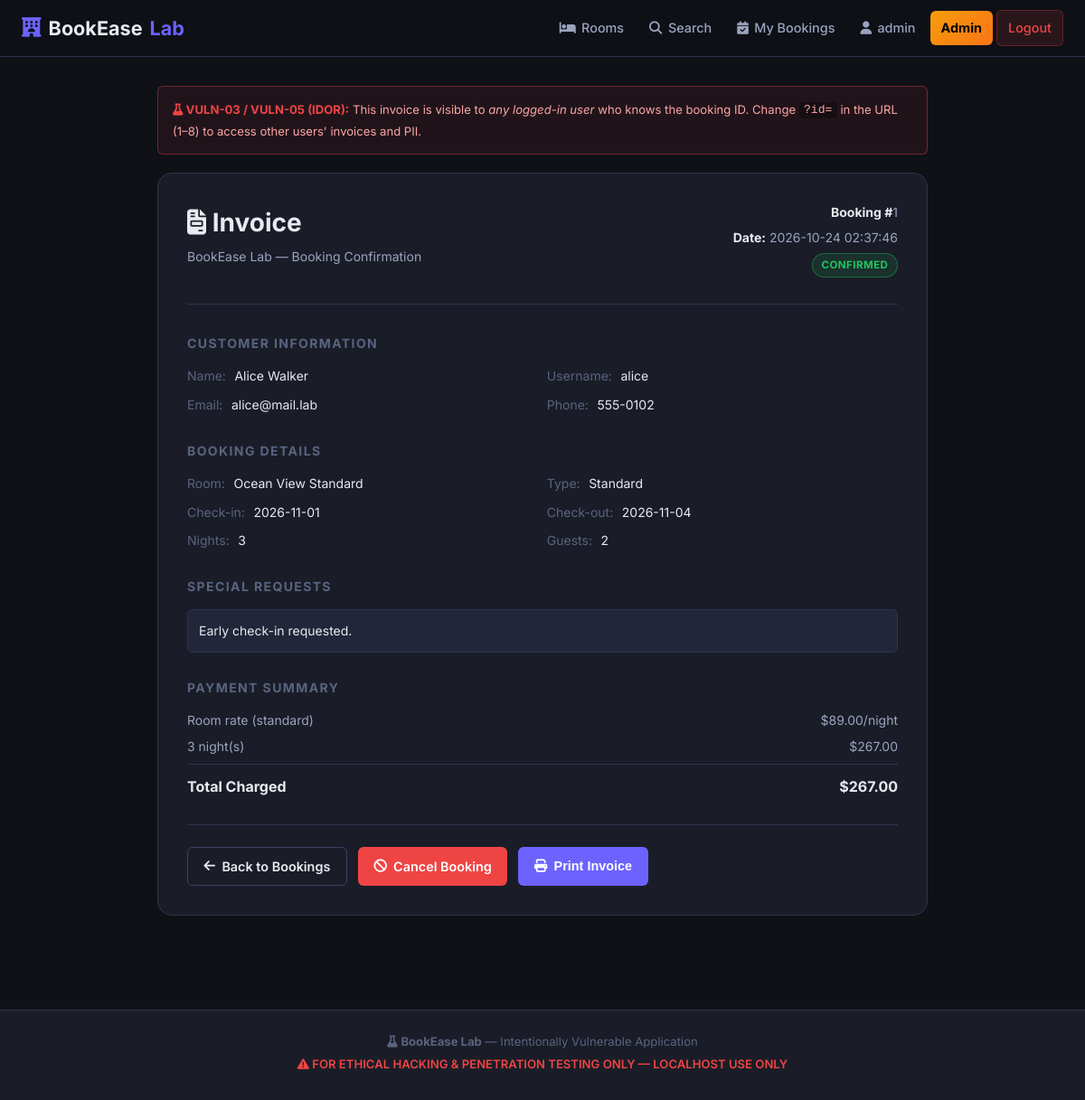
Page /invoice.php?id=1 (signed in) on the committed database.
### tables this page shows
CREATE TABLE IF NOT EXISTS bookings (
    id            INT AUTO_INCREMENT PRIMARY KEY,
    user_id       INT NOT NULL,
    room_id       INT NOT NULL,
    check_in      DATE NOT NULL,
    check_out     DATE NOT NULL,
    guests        INT NOT NULL DEFAULT 1,
    total_price   DECIMAL(10,2) NOT NULL,         
    status        ENUM('pending','confirmed','cancelled','completed') NOT NULL DEFAULT 'pending',
    notes         TEXT DEFAULT NULL,               
    coupon_code   VARCHAR(30) DEFAULT NULL,
    discount_pct  INT DEFAULT 0,
    created_at    DATETIME DEFAULT CURRENT_TIMESTAMP,
    FOREIGN KEY (user_id) REFERENCES users(id),
    FOREIGN KEY (room_id) REFERENCES rooms(id)
);

CREATE TABLE IF NOT EXISTS users (
    id          INT AUTO_INCREMENT PRIMARY KEY,
    username    VARCHAR(80)  NOT NULL UNIQUE,
    email       VARCHAR(120) NOT NULL UNIQUE,
    password    VARCHAR(64)  NOT NULL,           
    full_name   VARCHAR(150) NOT NULL,
    phone       VARCHAR(20),
    role        ENUM('customer','staff','admin') NOT NULL DEFAULT 'customer',
    avatar      VARCHAR(255) DEFAULT NULL,        
    created_at  DATETIME DEFAULT CURRENT_TIMESTAMP,
    reset_token VARCHAR(64) DEFAULT NULL          
);

CREATE TABLE IF NOT EXISTS rooms (
    id           INT AUTO_INCREMENT PRIMARY KEY,
    name         VARCHAR(120) NOT NULL,
    type         ENUM('standard','deluxe','suite','conference') NOT NULL DEFAULT 'standard',
    description  TEXT,
    price_per_night DECIMAL(10,2) NOT NULL,
    capacity     INT NOT NULL DEFAULT 2,
    image        VARCHAR(255) DEFAULT 'default-room.jpg',
    status       ENUM('available','maintenance','inactive') NOT NULL DEFAULT 'available'
);

### invoice.php (the view, shortened to what this page needs)
<?php
require_once 'includes/db.php';
$booking_id = (int)($_GET['id'] ?? 0);
$sql = "SELECT b.*, r.name AS room_name, r.type AS room_type, r.price_per_night,
               u.full_name, u.email, u.phone, u.username
        FROM bookings b
        JOIN rooms r ON b.room_id = r.id
        JOIN users u ON b.user_id = u.id
        WHERE b.id = $booking_id";
$res = mysqli_query($conn, $sql);
$b = mysqli_fetch_assoc($res);
$nights    = (strtotime($b['check_out']) - strtotime($b['check_in'])) / 86400;
$subtotal  = $b['price_per_night'] * $nights;
require_once 'includes/header.php';
?>
<div class="container container-sm">
    <div class="vuln-note mb-md">
        <strong><i class="fa-solid fa-flask"></i> VULN-03 / VULN-05 (IDOR):</strong>
        This invoice is visible to <em>any logged-in user</em> who knows the booking ID.
        Change <code>?id=</code> in the URL (1–8) to access other users' invoices and PII.
    </div>
    <div class="invoice card">
        <div class="invoice-header">
            <div>
                <h1 class="invoice-title"><i class="fa-solid fa-file-invoice"></i> Invoice</h1>
                <p class="invoice-sub">BookEase Lab &mdash; Booking Confirmation</p>
            </div>
            <div class="invoice-meta">
                <div><strong>Booking #</strong><?= $b['id'] ?></div>
                <div><strong>Date:</strong> <?= $b['created_at'] ?></div>
                <div><span class="status-badge status-<?= $b['status'] ?>"><?= ucfirst($b['status']) ?></span></div>
            </div>
        </div>
        <div class="invoice-section">
            <h3>Customer Information</h3>
            <div class="invoice-grid">
                <div><label>Name:</label> <?= htmlspecialchars($b['full_name']) ?></div>
                <div><label>Username:</label> <?= htmlspecialchars($b['username']) ?></div>
                <div><label>Email:</label> <?= htmlspecialchars($b['email']) ?></div>
                <div><label>Phone:</label> <?= htmlspecialchars($b['phone']) ?></div>
            </div>
        </div>
        <div class="invoice-section">
            <h3>Booking Details</h3>
            <div class="invoice-grid">
                <div><label>Room:</label> <?= htmlspecialchars($b['room_name']) ?></div>
                <div><label>Type:</label> <?= ucfirst($b['room_type']) ?></div>
                <div><label>Check-in:</label> <?= $b['check_in'] ?></div>
                <div><label>Check-out:</label> <?= $b['check_out'] ?></div>
                <div><label>Nights:</label> <?= $nights ?></div>
                <div><label>Guests:</label> <?= $b['guests'] ?></div>
            </div>
        </div>
        <?php if ($b['notes']): ?>
        <div class="invoice-section">
            <h3>Special Requests</h3>
            <div class="notes-display"><?= $b['notes'] ?></div>
        </div>
        <?php endif; ?>
        <div class="invoice-section">
            <h3>Payment Summary</h3>
            <div class="price-breakdown">
                <div class="price-line">
                    <span>Room rate (<?= $b['room_type'] ?>)</span>
                    <span>$<?= number_format($b['price_per_night'], 2) ?>/night</span>
                </div>
                <div class="price-line">
                    <span><?= $nights ?> night(s)</span>
                    <span>$<?= number_format($subtotal, 2) ?></span>
                </div>
                <div class="price-total">
                    <strong>Total Charged</strong>
                    <strong>$<?= number_format($b['total_price'], 2) ?></strong>
                </div>
            </div>
        </div>
        <div class="invoice-actions">
            <a href="/vuln1/bookings.php" class="btn btn-outline">
                <i class="fa-solid fa-arrow-left"></i> Back to Bookings
            </a>
            <?php if (in_array($b['status'], ['confirmed','pending'])): ?>
            <a href="/vuln1/cancel.php?id=<?= $b['id'] ?>"
               onclick="return confirm('Cancel this booking?')"
               class="btn btn-danger">
                <i class="fa-solid fa-ban"></i> Cancel Booking
            </a>
            <?php endif; ?>
            <button onclick="window.print()" class="btn btn-primary">
                <i class="fa-solid fa-print"></i> Print Invoice
            </button>
        </div>
    </div>
</div>
<?php require_once 'includes/footer.php'; ?>

### assets/css/style.css (style rules this page uses)
:root { --bg-base: #0f1117; --bg-surface: #1a1d27; --bg-elevated: #22263a; --bg-hover: #2a2f45; --border: #2e3450; --border-light: #3b4168; --brand: #6c63ff; --brand-light: #8b83ff; --brand-dark: #5248d4; --brand-glow: rgba(108,99,255,.25); --accent: #00d2ff; --accent-green: #22c55e; --accent-red: #ef4444; --accent-yellow:#f59e0b; --accent-orange:#f97316; --text-primary: #e8eaf0; --text-secondary: #9ba3bf; --text-muted: #5a6380; --vuln-bg: rgba(239,68,68,.08); --vuln-border:rgba(239,68,68,.4); --radius-sm: 6px; --radius: 10px; --radius-lg: 16px; --radius-xl: 24px; --shadow-sm: 0 2px 8px rgba(0,0,0,.4); --shadow: 0 4px 20px rgba(0,0,0,.5); --shadow-lg: 0 8px 40px rgba(0,0,0,.6); --transition: .2s ease; }
*, *::before, *::after { box-sizing: border-box; margin: 0; padding: 0; }
html { scroll-behavior: smooth; }
body { font-family: 'Inter', system-ui, -apple-system, sans-serif; background: var(--bg-base); color: var(--text-primary); min-height: 100vh; display: flex; flex-direction: column; line-height: 1.6; }
a { color: var(--brand-light); text-decoration: none; transition: color var(--transition); }
.container { max-width: 1280px; margin: 0 auto; padding: 2rem 1.5rem; }
.container-sm { max-width: 900px; }
.mb-md { margin-bottom: 1.25rem; }
.btn { display: inline-flex; align-items: center; gap: .45rem; padding: .55rem 1.1rem; border-radius: var(--radius-sm); font-size: .9rem; font-weight: 600; cursor: pointer; border: none; transition: all var(--transition); text-decoration: none; white-space: nowrap; }
.btn-primary { background: var(--brand); color: #fff; }
.btn-outline { background: transparent; border: 1px solid var(--border-light); color: var(--text-primary); }
.btn-danger { background: var(--accent-red); color: #fff; }
.card { background: var(--bg-surface); border: 1px solid var(--border); border-radius: var(--radius-lg); overflow: hidden; margin-bottom: 1.5rem; }
.vuln-note { background: var(--vuln-bg); border: 1px solid var(--vuln-border); border-radius: var(--radius-sm); padding: .85rem 1rem; font-size: .82rem; color: #fca5a5; line-height: 1.7; }
.vuln-note strong { color: var(--accent-red); }
.vuln-note code { background: rgba(0,0,0,.3); padding: .1em .4em; border-radius: 4px; font-family: monospace; }
.price-line { display: flex; justify-content: space-between; color: var(--text-secondary); font-size: .875rem; margin-bottom: .4rem; }
.price-total { display: flex; justify-content: space-between; padding-top: .75rem; border-top: 1px solid var(--border); font-size: 1rem; margin-top: .5rem; }
.status-badge { display: inline-block; padding: .2rem .6rem; border-radius: 999px; font-size: .72rem; font-weight: 700; text-transform: uppercase; letter-spacing: .04em; }
.status-confirmed { background: rgba(34,197,94,.12); color: #22c55e; border: 1px solid rgba(34,197,94,.4); }
.invoice { padding: 2rem; }
.invoice-header { display: flex; justify-content: space-between; align-items: flex-start; margin-bottom: 2rem; padding-bottom: 1.5rem; border-bottom: 1px solid var(--border); }
.invoice-title { font-size: 1.75rem; }
.invoice-sub { color: var(--text-secondary); font-size: .875rem; margin-top: .25rem; }
.invoice-meta { text-align: right; font-size: .875rem; color: var(--text-secondary); }
.invoice-meta > div { margin-bottom: .35rem; }
.invoice-meta strong { color: var(--text-primary); }
.invoice-section { margin-bottom: 1.75rem; }
.invoice-section h3 { font-size: .875rem; text-transform: uppercase; letter-spacing: .1em; color: var(--text-muted); margin-bottom: .85rem; }
.invoice-grid { display: grid; grid-template-columns: 1fr 1fr; gap: .6rem; font-size: .875rem; }
.invoice-grid label { color: var(--text-muted); margin-right: .35rem; }
.price-breakdown { font-size: .9rem; }
.notes-display { background: var(--bg-elevated); border: 1px solid var(--border); border-radius: var(--radius-sm); padding: .75rem; font-size: .875rem; }
.invoice-actions { display: flex; gap: .75rem; flex-wrap: wrap; padding-top: 1.5rem; border-top: 1px solid var(--border); }

### rows in the picture
bookings: id "1", created_at "2026-10-24 02:37:46", status "CONFIRMED", user.full_name "Alice Walker", user.username "alice", user.email "alice@mail.lab", user.phone "555-0102", room.name "Ocean View Standard", room.type "Standard", check_in "2026-11-01", check_out "2026-11-04", nights "3", guests "2", notes "Early check-in requested.", room.type "standard", room.price_per_night "89.00", subtotal "267.00", total_price "267.00"

### other values in the picture
$user['username'] "admin"
